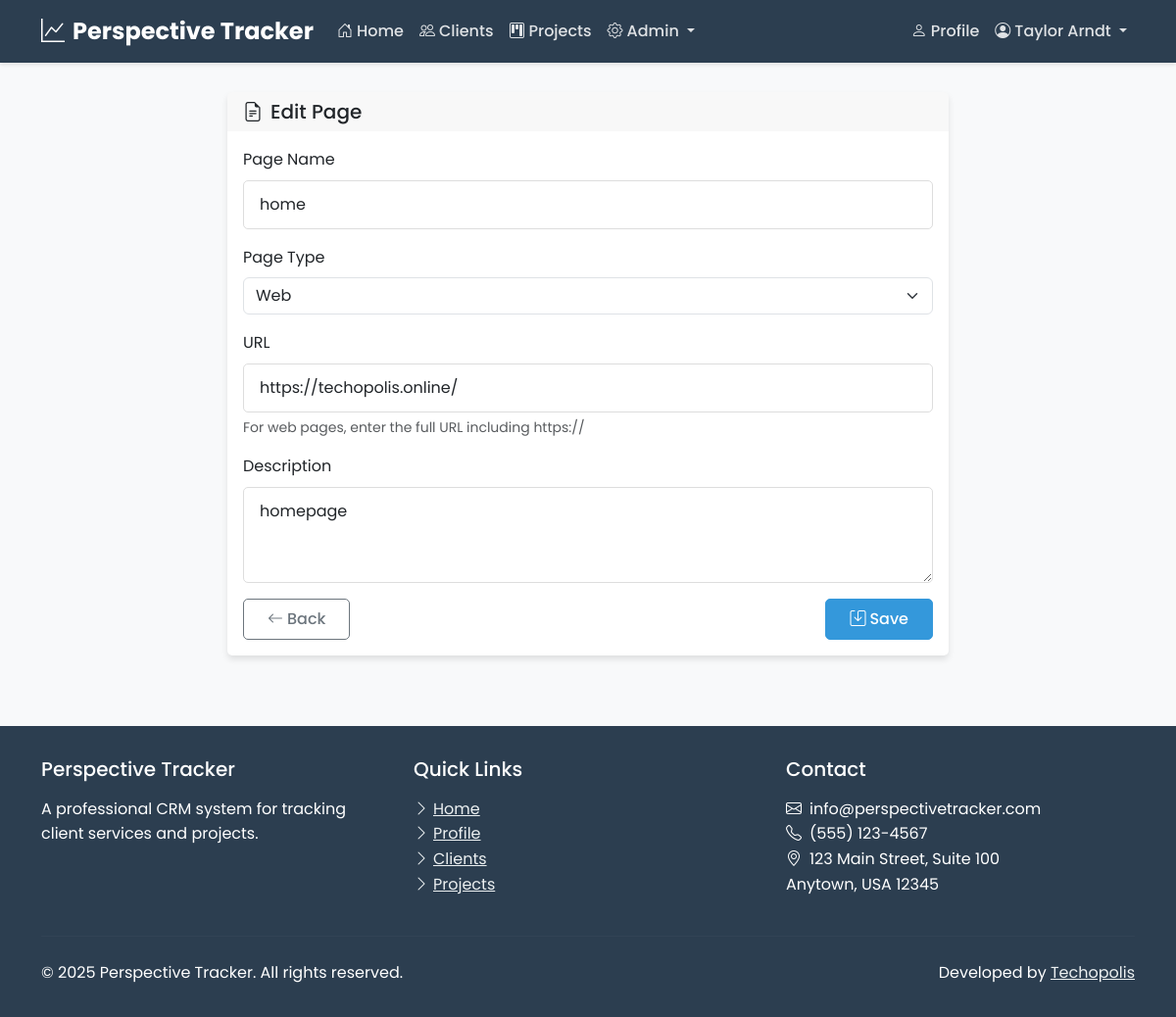
The page /projects/pages/1/update/ (signed in) on the database its author committed.
### users/models.py (models this page shows, shortened)
class CustomUser(AbstractUser):
    username = None
    email = models.EmailField(unique=True)
    role = models.ForeignKey(Role, on_delete=models.CASCADE, null=True, blank=True)
    profile_picture = models.ImageField(upload_to='profile_pics/', null=True, blank=True)
    bio = models.TextField(max_length=500, blank=True)
    phone_number = models.CharField(max_length=20, blank=True)
    job_title = models.CharField(max_length=100, blank=True)
    USERNAME_FIELD = 'email'
    REQUIRED_FIELDS = []
    objects = CustomUserManager()

### projects/models.py (models this page shows, shortened)
class Page(models.Model):
    TYPE_CHOICES = [
        ('web', 'Web'),
        ('mobile', 'Mobile'),
        ('other', 'Other'),
    ]
    project = models.ForeignKey(Project, on_delete=models.CASCADE, related_name='pages')
    name = models.CharField(max_length=200)
    description = models.TextField(blank=True)
    page_type = models.CharField(max_length=20, choices=TYPE_CHOICES, default='web')
    url = models.URLField(blank=True, help_text="URL for web pages")
    created_at = models.DateTimeField(auto_now_add=True)
    updated_at = models.DateTimeField(auto_now=True)
    created_by = models.ForeignKey(CustomUser, on_delete=models.SET_NULL, null=True, related_name='created_pages')
    class Meta:
        ordering = ['name']
        unique_together = ['project', 'name']

### projects/views.py (the view)
# urls.py: path('pages/<int:pk>/update/', views.page_update, name='page_update'),
@login_required
def page_update(request, pk):
    page = get_object_or_404(Page, pk=pk)
    project = page.project
    if not (request.user.is_superuser or
            (hasattr(request.user, 'role') and request.user.role and request.user.role.name in ['admin', 'staff']) or
            request.user in project.assigned_to.all()):
        return HttpResponseForbidden("You don't have permission to edit this page.")
    if request.method == 'POST':
        form = PageForm(request.POST, instance=page, project=project)
        if form.is_valid():
            form.save()
            messages.success(request, f"Page '{page.name}' updated successfully.")
            return redirect('projects:project_detail', pk=project.id)
    else:
        form = PageForm(instance=page, project=project)
    context = {
        'form': form,
        'project': project,
        'page': page,
        'title': 'Edit Page',
    }
    return render(request, 'projects/page_form.html', context)

### projects/forms.py (shortened to what this page needs)
class PageForm(forms.ModelForm):
    class Meta:
        model = Page
        fields = ['name', 'description', 'page_type', 'url']
        widgets = {
            'name': forms.TextInput(attrs={'class': 'form-control'}),
            'description': forms.Textarea(attrs={'class': 'form-control', 'rows': 3}),
            'page_type': forms.Select(attrs={'class': 'form-select', 'id': 'id_page_type'}),
            'url': forms.URLInput(attrs={'class': 'form-control', 'id': 'id_url'}),
        }
    def __init__(self, *args, **kwargs):
        self.project = kwargs.pop('project', None)
        super().__init__(*args, **kwargs)
        self.fields['page_type'].widget.attrs.update({
            'onchange': 'toggleUrlField()'
        })

### projects/templates/projects/page_form.html (shortened to what this page needs)
{% extends "users/base.html" %}
{% load static %}
{% block content %}
<div class="container mt-4">
    <div class="row">
        <div class="col-md-8 offset-md-2">
            <div class="card">
                <div class="card-header">
                    <h2 class="h5 mb-0"><i class="bi bi-file-earmark-text me-2"></i>{{ title }}</h2>
                </div>
                <div class="card-body">
                    <form method="post" novalidate>
                        <div class="mb-3">
                            <label for="{{ form.name.id_for_label }}" class="form-label">Page Name</label>
                            {{ form.name }}
                        </div>
                        <div class="mb-3">
                            <label for="{{ form.page_type.id_for_label }}" class="form-label">Page Type</label>
                            {{ form.page_type }}
                        </div>
                        <div class="mb-3" id="url-field">
                            <label for="{{ form.url.id_for_label }}" class="form-label">URL</label>
                            {{ form.url }}
                            <div class="form-text">For web pages, enter the full URL including https://</div>
                        </div>
                        <div class="mb-3">
                            <label for="{{ form.description.id_for_label }}" class="form-label">Description</label>
                            {{ form.description }}
                        </div>
                        <div class="d-flex justify-content-between">
                            <a href="{% url 'projects:project_detail' project.id %}" class="btn btn-outline-secondary">
                                <i class="bi bi-arrow-left me-1"></i>Back
                            </a>
                            <button type="submit" class="btn btn-primary">
                                <i class="bi bi-save me-1"></i>Save
                            </button>
                        </div>
                    </form>
                </div>
            </div>
        </div>
    </div>
</div>
{% endblock %}

### users/templates/users/base.html (shortened to what this page needs)
<!DOCTYPE html>
<html lang="en">
<head>
    <link href="https://cdn.jsdelivr.net/npm/bootstrap@5.3.0-alpha1/dist/css/bootstrap.min.css" rel="stylesheet">
    <link rel="stylesheet" href="https://cdn.jsdelivr.net/npm/bootstrap-icons@1.10.3/font/bootstrap-icons.css">
    <link rel="stylesheet" href="/static/css/style.css">
</head>
<body>
    <nav class="navbar navbar-expand-md navbar-dark fixed-top">
        <div class="container">
            <a class="navbar-brand" href="{% url 'home' %}">
                <i class="bi bi-graph-up me-2"></i>Perspective Tracker
            </a>
            <div class="collapse navbar-collapse" id="navbarNav">
                <ul class="navbar-nav me-auto">
                    <li class="nav-item">
                        <a class="nav-link {% if request.path == '/' %}active{% endif %}" href="{% url 'home' %}">
                            <i class="bi bi-house-door me-1"></i>Home
                        </a>
                    </li>
                    {% if user.is_authenticated %}
                        {% if user.is_superuser or user.role.name == 'admin' or user.role.name == 'staff' %}
                            <li class="nav-item">
                                <a class="nav-link {% if '/clients/' in request.path %}active{% endif %}" href="{% url 'client_list' %}">
                                    <i class="bi bi-people me-1"></i>Clients
                                </a>
                            </li>
                            <li class="nav-item">
                                <a class="nav-link {% if '/projects/' in request.path %}active{% endif %}" href="{% url 'projects:project_list' %}">
                                    <i class="bi bi-kanban me-1"></i>Projects
                                </a>
                            </li>
                            {% if user.is_superuser or user.role.name == 'admin' %}
                            <li class="nav-item dropdown">
                                <a class="nav-link dropdown-toggle" href="#" id="adminDropdown" role="button" data-bs-toggle="dropdown" aria-expanded="false">
                                    <i class="bi bi-gear me-1"></i>Admin
                                </a>
                            </li>
                            {% endif %}
                        {% endif %}
                    {% endif %}
                </ul>
                <ul class="navbar-nav">
                    {% if user.is_authenticated %}
                        <li class="nav-item">
                            <a class="nav-link {% if '/profile/' in request.path %}active{% endif %}" href="{% url 'profile' %}">
                                <i class="bi bi-person me-1"></i>Profile
                            </a>
                        </li>
                        <li class="nav-item dropdown">
                            <a class="nav-link dropdown-toggle" href="#" id="navbarDropdown" role="button" data-bs-toggle="dropdown" aria-expanded="false">
                                <i class="bi bi-person-circle me-1"></i>{{ user.first_name }} {{ user.last_name }}
                            </a>
                        </li>
                    {% else %}
                        <li class="nav-item">
                            <a class="nav-link btn btn-outline-light btn-sm ms-2 px-3" href="{% url 'login' %}">
                                <i class="bi bi-box-arrow-in-right me-1"></i>Login
                            </a>
                        </li>
                    {% endif %}
                </ul>
            </div>
        </div>
    </nav>
    <main>
        {% block content %}{% endblock %}
    </main>
    <footer>
        <div class="container">
            <div class="row">
                <div class="col-md-4 mb-4 mb-md-0">
                    <h5 class="mb-3">Perspective Tracker</h5>
                    <p class="mb-0">A professional CRM system for tracking client services and projects.</p>
                </div>
                <div class="col-md-4 mb-4 mb-md-0">
                    <h5 class="mb-3">Quick Links</h5>
                    <ul class="list-unstyled">
                        <li><a href="{% url 'home' %}"><i class="bi bi-chevron-right me-1"></i>Home</a></li>
                        {% if user.is_authenticated %}
                            <li><a href="{% url 'profile' %}"><i class="bi bi-chevron-right me-1"></i>Profile</a></li>
                            {% if user.is_superuser or user.role.name == 'admin' or user.role.name == 'staff' %}
                                <li><a href="{% url 'client_list' %}"><i class="bi bi-chevron-right me-1"></i>Clients</a></li>
                                <li><a href="{% url 'projects:project_list' %}"><i class="bi bi-chevron-right me-1"></i>Projects</a></li>
                            {% endif %}
                        {% else %}
                            <li><a href="{% url 'login' %}"><i class="bi bi-chevron-right me-1"></i>Login</a></li>
                        {% endif %}
                    </ul>
                </div>
                <div class="col-md-4">
                    <h5 class="mb-3">Contact</h5>
                    <ul class="list-unstyled">
                        <li><i class="bi bi-envelope me-2"></i>info@perspectivetracker.com</li>
                        <li><i class="bi bi-telephone me-2"></i>(555) 123-4567</li>
                        <li><i class="bi bi-geo-alt me-2"></i>123 Main Street, Suite 100<br>Anytown, USA 12345</li>
                    </ul>
                </div>
            </div>
            <hr class="mt-4 mb-4" style="border-color: rgba(255,255,255,0.1);">
            <div class="row justify-content-between align-items-center">
                <div class="col-md-6 text-center text-md-start">
                    <p class="mb-0">&copy; {% now "Y" %} Perspective Tracker. All rights reserved.</p>
                </div>
                <div class="col-md-6 text-center text-md-end">
                    <p class="mb-0">Developed by <a href="https://www.techopolis.courses/" target="_blank">Techopolis</a></p>
                </div>
            </div>
        </div>
    </footer>
</body>
</html>

### perspectivetracker/static/css/style.css (style rules this page uses)
:root { --primary-color: #2c3e50; --secondary-color: #3498db; --accent-color: #e74c3c; --light-color: #ecf0f1; --dark-color: #2c3e50; --success-color: #2ecc71; --warning-color: #f39c12; --danger-color: #e74c3c; --text-color: #333; --text-light: #7f8c8d; --border-radius: 5px; --box-shadow: 0 4px 6px rgba(0, 0, 0, 0.1); --transition: all 0.3s ease; }
body { font-family: 'Poppins', sans-serif; color: var(--text-color); line-height: 1.6; background-color: #f8f9fa; padding-top: 70px; }
.navbar { background-color: var(--primary-color) !important; box-shadow: 0 2px 4px rgba(0, 0, 0, 0.1); }
.navbar-brand { font-weight: 700; font-size: 1.5rem; color: white !important; }
.navbar-dark .navbar-nav .nav-link { color: rgba(255, 255, 255, 0.85) !important; font-weight: 500; transition: var(--transition); }
.card { border: none; border-radius: var(--border-radius); box-shadow: var(--box-shadow); transition: var(--transition); margin-bottom: 1.5rem; }
.card-header { font-weight: 600; border-bottom: none; }
.btn { font-weight: 500; border-radius: var(--border-radius); padding: 0.5rem 1.5rem; transition: var(--transition); }
.btn-primary { background-color: var(--secondary-color); border-color: var(--secondary-color); }
footer { background-color: var(--primary-color); color: white; padding: 2rem 0; margin-top: 3rem; }
footer a { color: var(--light-color); transition: var(--transition); }
.form-control { border-radius: var(--border-radius); padding: 0.75rem 1rem; border: 1px solid #ddd; }

### rows shown on the page
CustomUser: first_name "Taylor", last_name "Arndt"
Page: name "home", page_type "Web", url "https://techopolis.online/", description "homepage"

### other values the page prints
{{ title }} "Edit Page"
